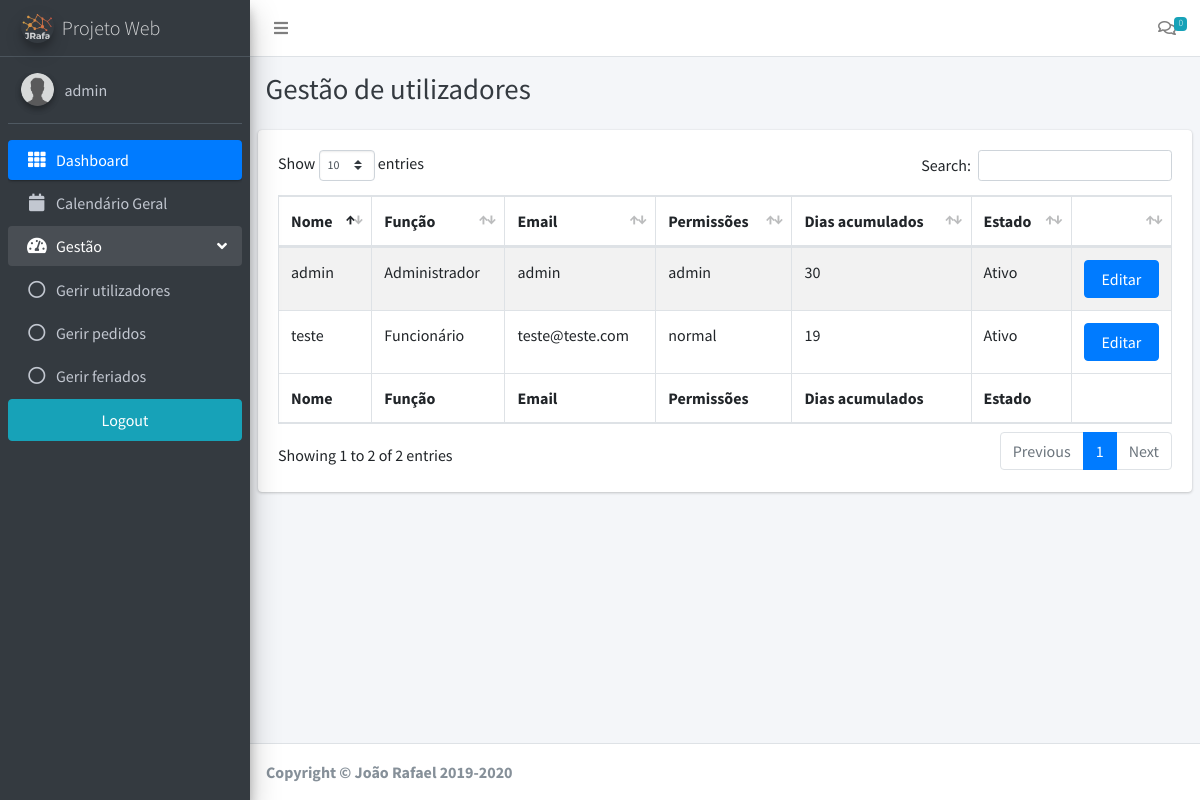
The page /adminGestaoUtilizadores.view.php (signed in) on the database its author committed.
### tables this page shows
CREATE TABLE `users` (
  `id` int(3) NOT NULL,
  `username` varchar(20) NOT NULL,
  `email` varchar(30) NOT NULL,
  `password` varchar(30) NOT NULL,
  `phone` varchar(20) DEFAULT NULL,
  `address` varchar(60) DEFAULT NULL,
  `jobTitle` varchar(40) DEFAULT 'Funcionario',
  `permissions` varchar(20) DEFAULT 'normal',
  `hDaysRemaining` int(3) DEFAULT 30,
  `workingDays` varchar(20) NOT NULL DEFAULT '1,2,3,4,5',
  `status` varchar(30) NOT NULL DEFAULT 'pending'
);

### includes/models/user.model.php (called while the page is built, shortened)
<?php
class user
{
    public function getAllUsers()
    {
        $conexaoBD = new ConexaoBD();
        $conexao = $conexaoBD->criarConexao();
        $sql = "SELECT * from users";
        $query = $conexao->query($sql);
        $users = $query->fetchAll(PDO::FETCH_ASSOC);
        return $users;
    }
}

### includes/controllers/adminGerirUtilizadores.controller.php (called while the page is built, shortened)
<?php
include "includes/models/user.model.php";
$tempU = new user();
$users = $tempU->getAllUsers();

### adminGestaoUtilizadores.view.php (the view, shortened to what this page needs)
<?php
include "includes/controllers/adminGerirUtilizadores.controller.php";
include "includes/header.php";
include "includes/adminSidebar.php";
include "includes/navBar.php";
?>
<div class="content-wrapper">
    <div class="content-header">
        <div class="container-fluid">
            <div class="row mb-2">
                <div class="col-sm-6">
                    <h1 class="m-0 text-dark">Gestão de utilizadores</h1>
                </div>
            </div>
        </div>
    </div>
    <section class="content">
        <div class="row">
            <div class="col-12">
                <div class="card">
                    <div class="card-body">
                        <table id="example2" class="table table-bordered table-striped">
                            <thead>
                                <tr>
                                    <th>Nome</th>
                                    <th>Função</th>
                                    <th>Email</th>
                                    <th>Permissões</th>
                                    <th>Dias acumulados</th>
                                    <th>Estado</th>
                                    <th></th>
                                </tr>
                            </thead>
                            <tbody>
                                <?php
                                foreach ($users as $user) {
                                    if ($user['status'] == 'pending') {
                                        $estado = 'Pendente';
                                    } else if ($user['status'] == 'refused') {
                                        $estado = 'Recusado';
                                    } else {
                                        $estado = 'Ativo';
                                    }
                                    echo '<tr>
                                    <td>' . $user['username'] . '</td>
                                    <td>' . $user['jobTitle'] . '</td>
                                    <td>' . $user['email'] . '</td>
                                    <td>' . $user['permissions'] . '</td>
                                    <td>' . $user['hDaysRemaining'] . '</td>
                                    <td>' . $estado . '</td>
                                    <td><a href="adminEditarPerfil.view.php?id=' . $user['id'] . '" class="btn btn-block btn-primary">Editar</a></td>
                                </tr>';
                                }
                                ?>
                            </tbody>
                            <tfoot>
                                <tr>
                                    <th>Nome</th>
                                    <th>Função</th>
                                    <th>Email</th>
                                    <th>Permissões</th>
                                    <th>Dias acumulados</th>
                                    <th>Estado</th>
                                    <th></th>
                                </tr>
                            </tfoot>
                        </table>
                    </div>
                </div>
            </div>
        </div>
    </section>
</div>
<?php include "includes/footer.php";
include "includes/scripts.php" ?>
</body>
</html>

### rows shown on the page
users: username "admin", jobTitle "Administrador", email "admin", permissions "admin", hDaysRemaining "30", status "Ativo"
users: username "teste", jobTitle "Funcionário", email "teste@teste.com", permissions "normal", hDaysRemaining "19", status "Ativo"

### other values the page prints
$user_Username "admin"
sizeof($messages) "0"
